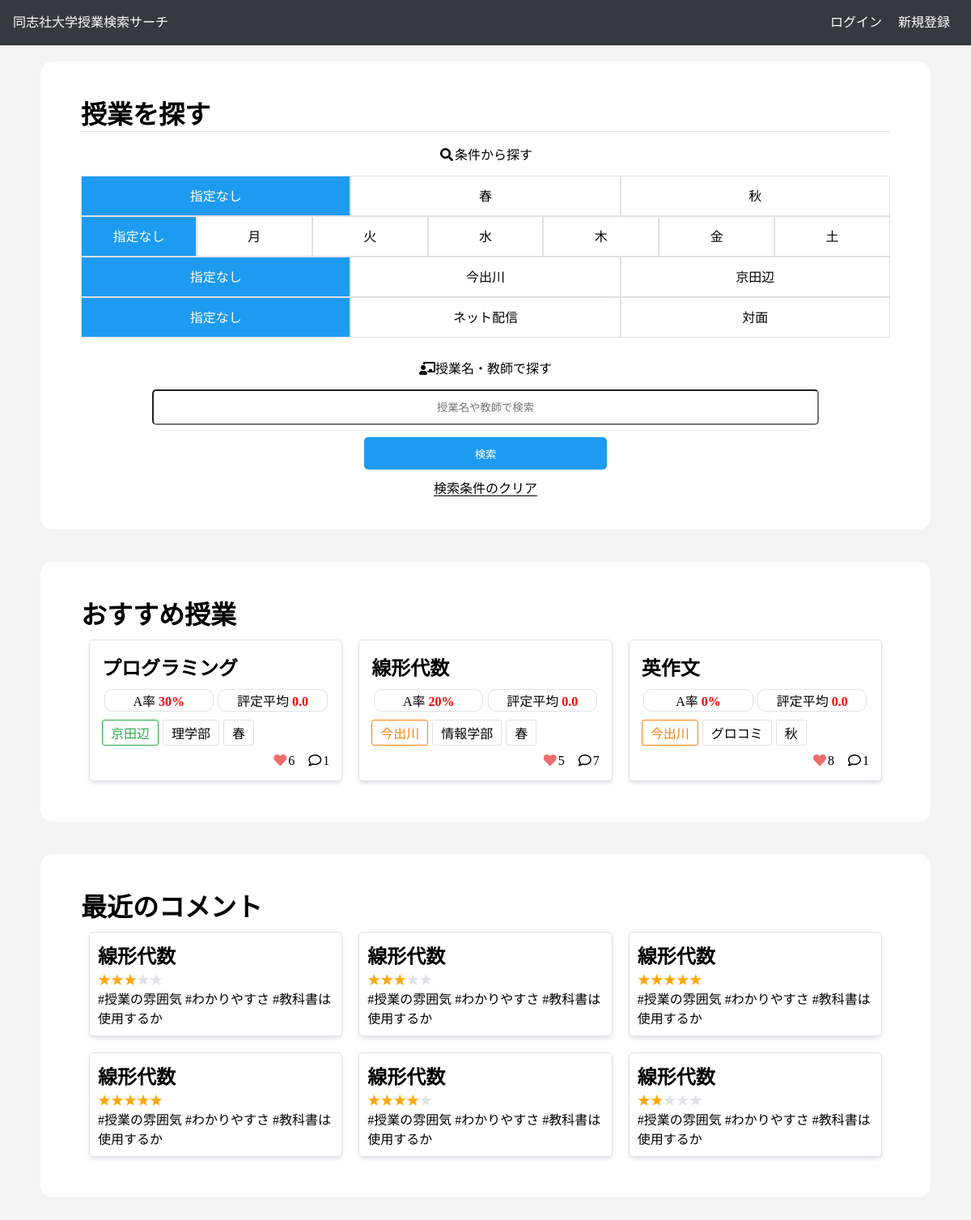
The app's page /, older data.
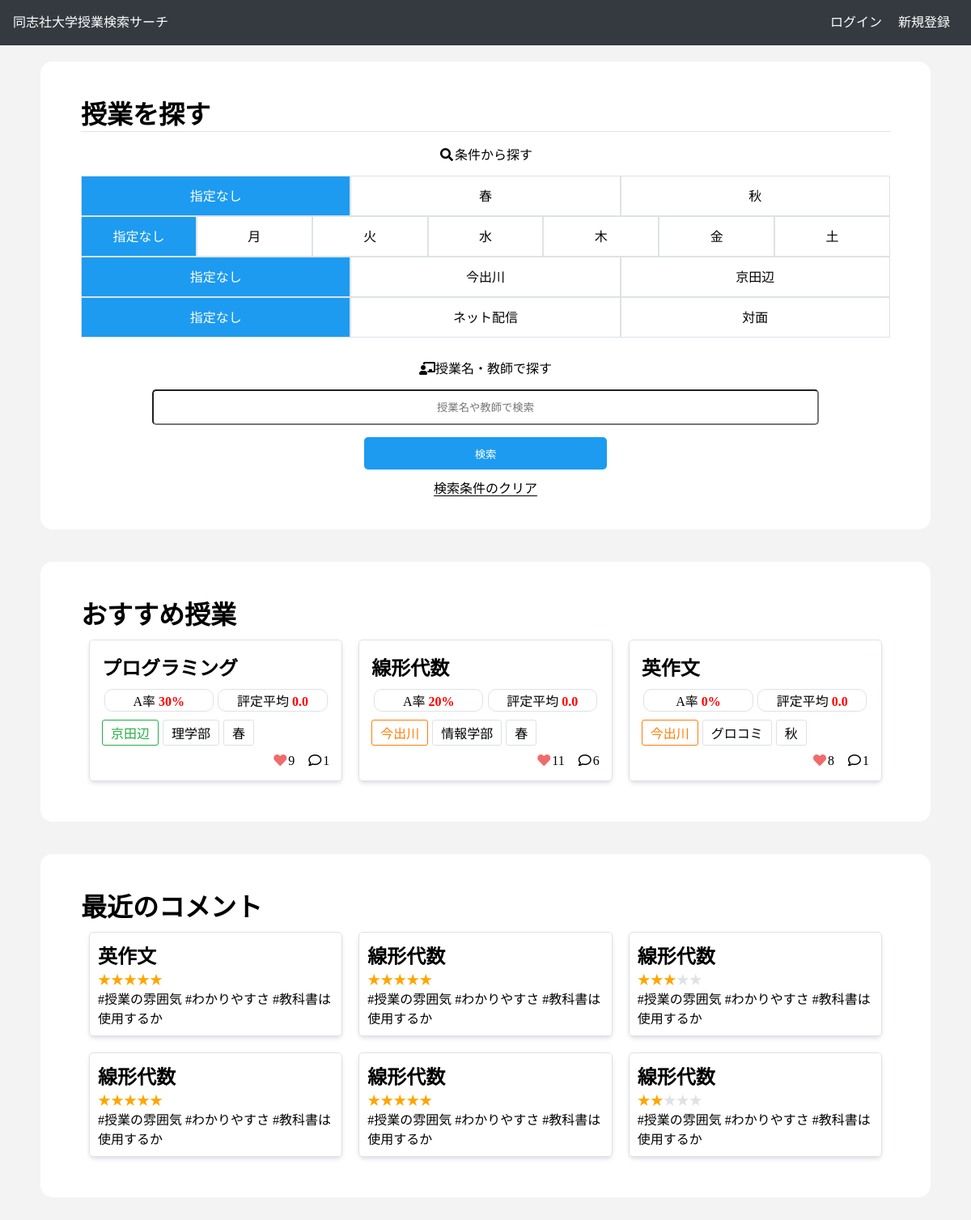
The same page, newer data.
### dclass_application/models.py (models this page shows, shortened)
class Classes(models.Model):
    class_name = models.CharField(max_length=100)
    a_ratio = models.FloatField(default=0.0)
    b_ratio = models.FloatField(default=0.0)
    c_ratio = models.FloatField(default=0.0)
    d_ratio = models.FloatField(default=0.0)
    f_ratio = models.FloatField(default=0.0)
    o_ratio = models.FloatField(default=0.0)
    average_evaluation = models.FloatField(default=0.0)
    two_ago_a_ratio = models.FloatField(default=0.0)
    three_ago_a_ratio = models.FloatField(default=0.0)
    term = models.CharField(max_length=100)
    year = models.IntegerField(default=2021)
    place = models.CharField(max_length=100)
    class_form = models.CharField(max_length=100)
    day = models.CharField(max_length=100)
    time = models.CharField(max_length=100)
    favorite = models.IntegerField(default=0)
    textbook = models.CharField(max_length=100) #文字列でリスト代用
    code = models.CharField(max_length=100)
    faculty = models.CharField(max_length=100)
    teacher = models.CharField(max_length=100) #文字列でリストを代用
    syllabus_link = models.CharField(max_length=100)
    test_ratio = models.IntegerField(default=0)
    report_ratio = models.IntegerField(default=0)
    participation_ratio = models.IntegerField(default=0)
    comment_num = models.IntegerField(default=0)
    num_student = models.IntegerField(default=0)
    credit = models.IntegerField(default=0)
    def get_short_faculty(self):
        if self.faculty == 'グローバル・コミュニケーション': return 'グロコミ'
        return self.faculty
    def get_round_a_ratio(self):
        return int(self.a_ratio)

class Comment(models.Model):
    text = models.TextField()
    cl = models.ForeignKey(Classes, on_delete=models.CASCADE)
    user = models.ForeignKey('accounts.CustomUser', on_delete=models.DO_NOTHING)
    star = models.IntegerField(default=0)
    created_at = models.DateTimeField(default=timezone.now)
    def get_star(self):
        return '★' * self.star
    def get_left_star(self):
        return '★' * (5 - self.star)

### dclass_application/views.py (the view)
# urls.py: path('', IndexView.as_view(), name = 'index'),
class IndexView(TemplateView):
    class_model = Classes
    comment_model = Comment
    RECOMMEND_CNT = 6
    RECENT_COMMENT = 6
    def get(self, request):
        params = {
            'form': ClassSeachForm,
            'recommend_data': self.class_model.objects.all().order_by('a_ratio').reverse()[:self.RECOMMEND_CNT],
            'recent_comments': self.comment_model.objects.all().order_by('created_at').reverse()[:self.RECOMMEND_CNT],
        }
        return render(request, 'index.html', params)

### dclass_application/templates/index.html (shortened to what this page needs)
{% extends 'base.html' %}
{% load static %}
{% block css %}
    <link rel="stylesheet" href="{% static 'css/index.css' %}">
    <link rel="stylesheet" href="{% static 'css/_class_list.css' %}">
{% endblock css %}
{% block main %}
    <div class="wrapper">
        <h1 class="title heading">授業を探す</h1>
            <form action="{% url 'result' %}" method = "post" class="search_form">
                <div class = 'search_with_terms'>
                    <p class="how_to_search"><i class="fas fa-search fa-fw"></i>条件から探す</p>
                    <div class="radio_wrap">
                        {% for radio in form.term %}
                            <label for="id_term_{{ forloop.counter0 }}">{{ radio.choice_label }}</label>
                        {% endfor %}
                    </div>
                    <div class="radio_wrap">
                        {% for radio in form.day %}
                            <label for="id_day_{{ forloop.counter0 }}">{{ radio.choice_label }}</label>
                        {% endfor %}
                    </div>
                    <div class="radio_wrap">
                        {% for radio in form.place %}
                            <label for="id_place_{{ forloop.counter0 }}">{{ radio.choice_label }}</label>
                        {% endfor %}
                    </div>
                    <div class="radio_wrap">
                        {% for radio in form.class_form %}
                            <label for="id_class_form_{{ forloop.counter0 }}">{{ radio.choice_label }}</label>
                        {% endfor %}
                    </div>
                </div>
                <div class="search_with_keyword">
                    <p class="how_to_search"><i class="fas fa-chalkboard-teacher fa-fw"></i>授業名・教師で探す</p>
                    <div>
                        {{ form.keyword }}
                    </div>
                    <div class="center">
                        <input type="submit" value="検索", class="btn search_btn">
                    </div>
                </div>
            </form>
            <div class="center reset_condition">
                <a href={% url 'index' %}>検索条件のクリア</a>
            </div>
    </div>
    <div class="wrapper">
        <h1>おすすめ授業</h1>
        <div class="class_w">
            {% for cl in recommend_data %}
                {% include "_class_list.html" %}
            {% empty %}
                <p>おすすめの授業はありません</p>
            {% endfor %}
        </div>
    </div>
    <div class="wrapper">
        <h1>最近のコメント</h1>
        <div class="comment_w">
            {% for comment in recent_comments %}
                {% include "_comment_list.html" %}
            {% empty %}
                <p>コメントがありません</p>
            {% endfor %}
        </div>
    </div>
{% endblock main %}

### dclass_application/templates/_class_list.html (shortened to what this page needs)
<div class="class_result">
    <a href="{% url 'class' cl.id %}">
        <div class="class_result_content">
            <ul>
                <li class="class_result_title">
                    <h2>{{ cl.class_name }}</h2>
                </li>
                <li>
                    <p class="class_a_average_evaluation">A率 <span class="score">{{cl.get_round_a_ratio}}%</span></p>
                    <p class="class_a_average_evaluation">評定平均 <span class="score">{{cl.average_evaluation}}</span></p>
                </li>
                <li>
                    {% if cl.place == "今出川" %}
                        <p class="tag imadegawa_tag">{{ cl.place }}</p>
                    {% else %}
                        <p class="tag kyoutanabe_tag">{{ cl.place }}</p>
                    {% endif %}
                    <p class="tag faculty_tag">{{ cl.get_short_faculty }}</p>
                    <p class="tag">{{ cl.term }}</p>
                </li>
                <li>
                    <p><i class="fas fa-heart fa-fw my-pink"></i>{{ cl.favorite }}</p>
                    <p><i class="far fa-comment fa-fw"></i>{{cl.comment_num}}</p>
                </li>
            </ul>
        </div>
    </a>
</div>

### dclass_application/templates/_comment_list.html (shortened to what this page needs)
<div class="comment_result">
    <a href="{% url 'class' comment.cl.id %}">
        <div class="comment_result_content">
            <h2>
            {{comment.cl.class_name}}
            </h2>
            <span class="star">{{comment.get_star}}</span><span class="my-gray">{{comment.get_left_star}}</span>
            <p>{{comment.text | truncatechars:40}}</p>
        </div>
    </a>
</div>

Row changes from the older to the newer data that the page shows:
removed Comment: cl.class_name "線形代数", get_star "★★★", get_left_star "★★", text "#授業の雰囲気 #わかりやすさ #教科書は使用するか"
removed Comment: cl.class_name "線形代数", get_star "★★★★", get_left_star "★", text "#授業の雰囲気 #わかりやすさ #教科書は使用するか"
changed Classes "プログラミング": favorite "6" → "9"
changed Classes "線形代数": favorite "5" → "11"; comment_num "7" → "6"
added Comment: cl.class_name "英作文", get_star "★★★★★", text "#授業の雰囲気 #わかりやすさ #教科書は使用するか"
added Comment: cl.class_name "線形代数", get_star "★★★★★", text "#授業の雰囲気 #わかりやすさ #教科書は使用するか"
